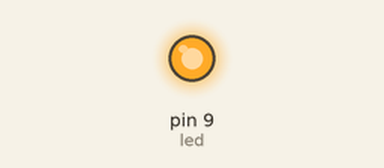
Recording of a sketch running on a simulated Arduino Uno, built with avr-gcc and run on an emulated ATmega328P. Shown: output pins drawn as LEDs (lit = HIGH).

Above: at 1.5 s.
At 4.5 s:
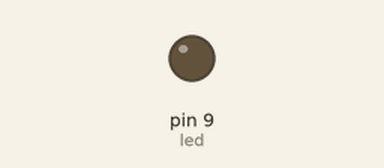
Timing chart, 0 to 7.8 s (numbered marks = the images above):
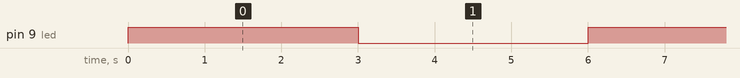

The sketch:

blink.ino
```cpp
int led = 9;
void setup() {
pinMode(led , OUTPUT);
}

void loop() {
digitalWrite(led, HIGH);
delay(3000);
digitalWrite(led, LOW);
delay(3000);
}
```

Measured:
- by itself, pin 9 (led): alternates HIGH for 3.0 s and LOW for 3.0 s
